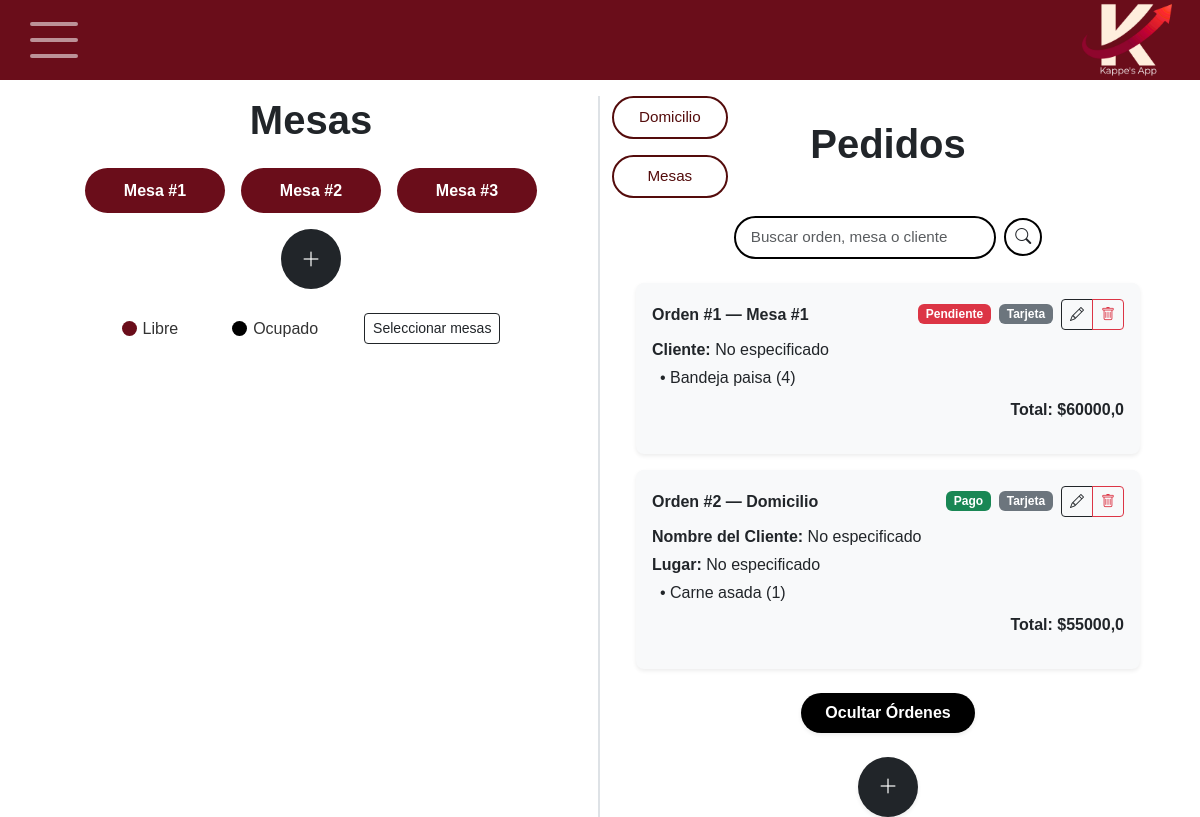
The page / on the database its author committed.
### principal/models/mesa.py (models this page shows, shortened)
class Mesa(models.Model):
    id_mesa = models.AutoField(primary_key=True)
    numero = models.PositiveIntegerField(unique=True)
    estado = models.BooleanField(default=True);

### principal/models/orden.py (models this page shows, shortened)
class Orden(models.Model):
    id_orden = models.AutoField(primary_key=True)
    id_usuario = models.ForeignKey(Usuario, on_delete=models.CASCADE, related_name='ordenes', null=True, blank=True)
    numero_orden = models.PositiveIntegerField(default=0)
    id_mesa = models.ForeignKey(Mesa, on_delete=models.SET_NULL, null=True, blank=True, related_name='ordenes')
    id_tipoVenta = models.ForeignKey(tipoVenta, on_delete=models.CASCADE, related_name='ordenes')
    fecha = models.DateTimeField(auto_now_add=True)
    total = models.FloatField(default=0)
    detalles = models.JSONField(default=list)
    nombre_cliente = models.CharField(max_length=100, null=True, blank=True)
    oculta = models.BooleanField(default=False)
    estado_pago = models.CharField(
    max_length=10,
    choices=[('pendiente', 'Pendiente'), ('pago', 'Pago')],
    default='pendiente'
    )
    metodo_pago = models.CharField(
        max_length=20,
        choices=[
            ('efectivo', 'Efectivo'),
            ('tarjeta', 'Tarjeta'),
            ('transferencia', 'Transferencia')
        ],
        default='efectivo'
    )

### principal/views/views_home.py (the view)
# urls.py: path('', views_home.home, name='home'),
def home(request):
    mesas = Mesa.objects.all().order_by('numero')
    hoy = timezone.now().date()
    ordenes = Orden.objects.filter(oculta=False).order_by('id_orden')
    total_ordenes = ordenes.count()
    for mesa in mesas:
        tiene_orden_activa = Orden.objects.filter(
            id_mesa=mesa,
            oculta=False
        ).exists()
        if tiene_orden_activa:
            mesa.estado = False  # Ocupada (negra)
        else:
            mesa.estado = True   # Libre (vinotinto)
        mesa.save()
    for orden in ordenes:
        if orden.id_tipoVenta and orden.id_tipoVenta.nombre == "Domicilio":
            orden.lugar_domicilio = request.session.get(f"lugar_{orden.id_orden}", "No especificado")
    ordenes_ocultas = Orden.objects.filter(oculta=True).count()
    return render(request, 'home.html', {
        'mesas': mesas,
        'ordenes': ordenes,
        'total_ordenes': total_ordenes,
        'ordenes_ocultas': ordenes_ocultas
    })

### templates/home.html (shortened to what this page needs)
{% extends "base.html" %}
{% load static %}
{% block extra_css %}
<link rel="stylesheet" href="{% static 'css/home.css' %}">
{% endblock %}
{% block content %}
<div class="container-fluid px-4">
  <div class="row g-4">
    <div class="col-12 col-lg-6 border-end border-2">
      <h1 class="text-center fw-bold mb-4">Mesas</h1>
      <div class="contenedor-mesas d-flex flex-wrap justify-content-center gap-3">
        {% for mesa in mesas %}
        <div
          class="mesa-botones {% if mesa.estado %}mesa-libre{% else %}mesa-ocupada{% endif %} d-flex align-items-center justify-content-center px-3 py-2 rounded-pill">
            <form method="post" action="{% url 'estado_mesa' mesa.id_mesa %}" class="m-0">
              <button
                type="button"
                class="btn text-white p-0 fw-bold w-100"
                {% if mesa.estado %}
                  data-bs-toggle="modal"
                  data-bs-target="#modalOrden"
                  onclick="abrirModal('{{ mesa.numero }}')"
                {% else %}
                  onclick="abrirModalEdicionMesa('{{ mesa.numero }}')"
                {% endif %}
              >
                Mesa #{{ mesa.numero }}
              </button>
            </form>
        </div>
        {% endfor %}
      </div>
      <div class="d-flex justify-content-center mt-3">
        <form method="post" action="{% url 'agregar_mesa' %}">
          <button type="submit"
            class="btn btn-dark btn-lg rounded-circle d-flex align-items-center justify-content-center">
            <i class="bi bi-plus-lg"></i>
          </button>
        </form>
      </div>
      <div class="leyenda text-center mt-4">
        <span class="leyenda-item">
          <span class="dot libre"></span> Libre
        </span>
        <span class="leyenda-item ms-4">
          <span class="dot ocupado"></span> Ocupado
        </span>
        <button id="boton-seleccionar" class="btn btn-outline-dark btn-sm ms-3">
          Seleccionar mesas
        </button>
      </div>
    </div>
    <div class="col-12 col-lg-6 position-relative">
      <div class="position-relative mb-4">
        <div class="boton-filtro d-flex flex-wrap flex-column position-absolute justify-content-center gap-2 mb-3" role="group">
          <button type="button" class="btn btn-outline-dark mb-2">Domicilio</button>
          <button type="button" class="btn btn-outline-dark">Mesas</button>
        </div>
      </div>
      <h1 class="fw-bold mb-0 text-center mt-2">Pedidos</h1>
        <div class="barra-busqueda d-flex justify-content-center align-items-center mb-4 mt-5">
          <input type="text" class="form-control input-busqueda w-75" id="buscador-orden" placeholder="Buscar orden, mesa o cliente" autocomplete="off" autocorrect="off" autocapitalize="off" spellcheck="false">
          <button class="btn boton-buscar ms-2" id="btn-buscar-orden">
            <i class="bi bi-search"></i>
          </button>
        </div>
        <div id="lista-pedidos" class="mt-4 px-4 d-flex flex-column gap-3">
          {% for orden in ordenes %}
            <div class="card shadow-sm p-3 border-0 rounded-3"
                style="background-color: #f8f9fa; border-left: 6px solid #540c0c;"
                data-id="{{ orden.id_orden }}">
                <div class="d-flex justify-content-between align-items-center mb-2">
                    <h6 class="fw-bold mb-0">
                        Orden #{{ orden.numero_orden|default:orden.id_orden }} —
                        {% if orden.id_mesa %}
                            Mesa #{{ orden.id_mesa.numero }}
                        {% else %}
                            Domicilio
                        {% endif %}
                    </h6>
                    <div class="d-flex align-items-center gap-2">
                        <span class="badge {% if orden.estado_pago == 'pendiente' %}bg-danger{% else %}bg-success{% endif %} estado-pago"
                              data-id="{{ orden.id_orden }}"
                              style="cursor:pointer;">
                            {{ orden.estado_pago|title }}
                        </span>
                        <span class="badge bg-secondary metodo-pago-badge">
                            {{ orden.metodo_pago|capfirst }}
                        </span>
                        <div class="btn-group">
                            <button type="button" class="btn btn-sm btn-outline-dark btn-editar"
                                    data-id="{{ orden.id_orden }}">
                                <i class="bi bi-pencil"></i>
                            </button>
                            <button type="button" class="btn btn-sm btn-outline-danger btn-eliminar"
                                    data-id="{{ orden.id_orden }}"
                                    data-numero="{{ orden.numero_orden|default:orden.id_orden }}">
                                <i class="bi bi-trash"></i>
                            </button>
                        </div>
                    </div>
                </div>
                {% if orden.id_tipoVenta.nombre == "Domicilio" %}
                    <p class="mb-1"><strong>Nombre del Cliente:</strong> {{ orden.nombre_cliente|default:"No especificado" }}</p>
                    <p class="mb-1"><strong>Lugar:</strong> {{ orden.lugar_domicilio|default:"No especificado" }}</p>
                {% else %}
                    <p class="mb-1"><strong>Cliente:</strong> {{ orden.nombre_cliente|default:"No especificado" }}</p>
                {% endif %}
                <ul class="list-unstyled mb-0 ps-2">
                    {% for item in orden.detalles %}
                        <li>• {{ item.nombre }} ({{ item.cantidad }})</li>
                    {% endfor %}
                </ul>
                <p class="mt-2 fw-bold text-end text-vino">Total: ${{ orden.total }}</p>
            </div>
          {% endfor %}
        </div>
        <div class="d-flex justify-content-center align-items-center gap-3 mt-4">
          <button
            type="button"
            id="btn-ocultar-ordenes"
            class="btn-etiqueta btn-ocultar-ordenes fw-bold text-white px-4 py-2 rounded-pill shadow-sm"
            title="Ocultar órdenes del día">
            Ocultar Órdenes
          </button>
        </div>
        <div class="d-flex justify-content-center mt-4">
          <button
            type="button"
            class="btn btn-dark btn-lg rounded-circle d-flex align-items-center justify-content-center shadow-sm"
            title="Hacer nuevo pedido a domicilio"
            onclick="abrirModalDomicilio()">
            <i class="bi bi-plus-lg"></i>
          </button>
        </div>
        </div>
    </div>
  </div>
 </div>
{% endblock %}

### static/css/base.css (style rules this page uses)
body { font-family: Arial, sans-serif; }

### static/css/home.css (style rules this page uses)
.contenedor-mesas { display: grid; grid-template-columns: repeat(5, 1fr); gap: 25px; justify-items: center; margin-top: 20px; }
.mesa-botones { width: 140px; height: 45px; display: flex; align-items: center; justify-content: center; padding: 0; border-radius: 25px; white-space: nowrap; text-align: center; position: relative; overflow: hidden; }
.mesa-libre { background-color: #6a0d1a !important; }
.mesa-libre button { background-color: #6a0d1a !important; border: none !important; color: white !important; width: 100% !important; height: 100% !important; padding: 0 !important; margin: 0 !important; font-weight: bold !important; }
.mesa-botones button.btn { background-color: inherit !important; border: none !important; box-shadow: none !important; outline: none !important; }
.mesa-botones form { width: 100%; height: 100%; margin: 0; padding: 0; }
.leyenda { display: flex; justify-content: center; align-items: center; gap: 30px; font-size: 1rem; color: #333; margin-top: 20px; }
.leyenda-item { display: flex; align-items: center; gap: 6px; font-weight: 500; }
.dot { width: 15px; height: 15px; border-radius: 50%; display: inline-block; }
.dot.libre { background-color: #6a0d1a; }
.dot.ocupado { background-color: #000; }
.boton-filtro .btn { border-radius: 50px; padding: 8px 25px; font-weight: 500; font-size: 0.95rem; border: 2px solid #540c0c; color: #540c0c; top: 10px; left: 20px; z-index: 2; transition: all 0.3s ease; }
.barra-busqueda { width: 100%; max-width: 350px; margin: 0 auto; }
.input-busqueda { border: 2px solid #000; border-radius: 50px; padding: 8px 15px; outline: none; font-size: 0.95rem; transition: all 0.3s ease; }
.boton-buscar { background-color: white; border: 2px solid #000; border-radius: 50%; width: 38px; height: 38px; display: flex; justify-content: center; align-items: center; transition: all 0.3s ease; }
.btn.btn-dark.btn-lg.rounded-circle { width: 60px; height: 60px; display: flex; align-items: center; justify-content: center; border: none; transition: background-color 0.3s, transform 0.2s; }
.btn-etiqueta { border: none; font-size: 1rem; transition: all 0.3s ease; text-align: center; }
.btn-ocultar-ordenes { background-color: #000000; }
.metodo-pago-badge { font-size: 0.75rem; padding: 0.35em 0.65em; font-weight: 600; text-transform: capitalize; }
.boton-filtro .btn { border-radius: 50px; padding: 8px 25px; font-weight: 500; font-size: 0.95rem; border: 2px solid #540c0c; color: #540c0c; background-color: white; top: 10px; left: 20px; z-index: 2; transition: all 0.3s ease; }
.boton-filtro .btn-outline-dark { background-color: white; color: #540c0c; border: 2px solid #540c0c; }

### rows shown on the page
Mesa: numero "1"
Mesa: numero "2"
Mesa: numero "3"
Orden: numero_orden "1", id_mesa.numero "1", estado_pago "Pendiente", metodo_pago "Tarjeta", nombre_cliente "No especificado", nombre "Bandeja paisa", cantidad "4", total "60000,0"
Orden: numero_orden "2", shows "Domicilio", estado_pago "Pago", metodo_pago "Tarjeta", nombre_cliente "No especificado", lugar_domicilio "No especificado", nombre "Carne asada", cantidad "1", total "55000,0"
